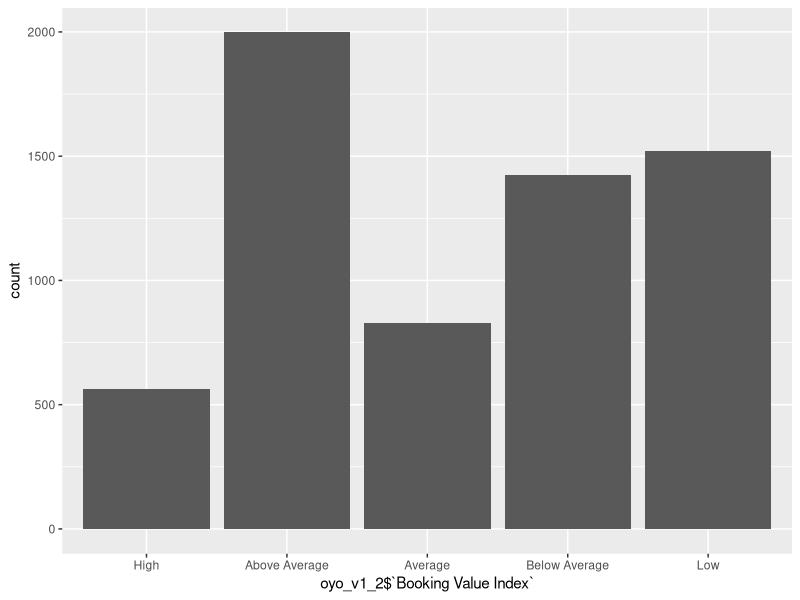

Reproduce this figure in R.
## ---- chunk 1
require("readr")
require(tidyverse)

oyo_v1_2 <- read_csv("Repo/Oyo_v1.2.csv", 
    col_types = cols(`Booking Value Index` = col_factor(levels = c("High", 
        "Above Average", "Average", "Below Average", 
        "Low"))))
#View(Oyo_v1_2)


## ---- chunk 2
require("ggplot2")
# counts
ggplot(oyo_v1_2, aes(x=oyo_v1_2$`Booking Value Index`)) +
  geom_bar()


## ---- chunk 3
require(dplyr)

oyo_v1_2 <- tbl_df(oyo_v1_2)
# glimpse(oyo_v1_2)



o1 <- mutate(oyo_v1_2,
             Always_Win_Bid_CPC = oyo_v1_2$`Bid CPC` + oyo_v1_2$`Opportunity CPC`,
             Booking_Availability_in_the_month = 30 - oyo_v1_2$Bookings,
             Max_Possible_Impressions = oyo_v1_2$`Hotel Impr` + oyo_v1_2$`Max Potential`,
             Max_Booking_Potential = floor(oyo_v1_2$`Max Potential` * (oyo_v1_2$Bookings / oyo_v1_2$`Hotel Impr` ))
             )
# glimpse(o1)
## ---- chunk 4
#Creating a relevant data set
o1_test <- select(o1, PartnerRef, `Bid CPC`, `Opportunity CPC`, `Hotel Impr`, Clicks, `Avg. CPC`, `Top Pos Share`,`Impr Share`, `Max Potential`, Max_Booking_Potential, `Gross Rev`,`Booking Rate`, `Booking Value Index`, Booking_Availability_in_the_month  )
# glimpse(o1_test)

# Selecting rows without any missing values
o1_test <- o1_test[complete.cases(o1_test), ]

# Extract Partner Reference COlumn

# Copying Reference COlumn
o1_test_partnerRef <- o1_test$PartnerRef

# Selecting tbl minus Partner Column
o1_test <- select(o1_test, `Bid CPC`, `Opportunity CPC`, `Hotel Impr`, Clicks, `Avg. CPC`, `Top Pos Share`,`Impr Share`, `Max Potential`, Max_Booking_Potential,`Gross Rev`,`Booking Rate`, `Booking Value Index` , Booking_Availability_in_the_month )
# glimpse(o1_test)
## ---- chunk 5

require("caret")


#set seed for reproducability 
set.seed(42)

# Fit lm model using 10-fold CV: model
foomodel <- train(
  `Booking Rate` ~ ., o1_test,
  method = "lm",
  trControl = trainControl(
    method = "cv", number = 10,
    verboseIter = TRUE
  )
)

predicted_response_rate <- predict(foomodel, o1_test, type = "raw")
actual <-  o1_test$`Booking Rate`
rmse_in_sample <- sqrt(mean((actual-predicted_response_rate)^2))
rmse_in_sample

o1_test$Predicted_Response_Rate <- abs(predicted_response_rate)
## ---- chunk 6

# Reattaching the Partner Reference Column
o1_test$PartnerRef <-  o1_test_partnerRef
## ---- chunk 7

#glimpse(o1_test)
o1_test <- mutate(o1_test,
             Increased_Cost = (o1_test$`Max Potential`) * (o1_test$`Bid CPC`+ o1_test$`Opportunity CPC`),
             Possible_Bookings = pmin(o1_test$Max_Booking_Potential, o1_test$Booking_Availability_in_the_month),
             Increased_Revenue =  Possible_Bookings * o1_test$`Gross Rev`,
             Increased_Profit = Increased_Revenue - Increased_Cost
             )
# head(o1_test$`Gross Rev`)
# newData_view <- select(o1_test,Increased_Profit, Increased_Cost, Increased_Revenue)
# head(newData_view)
## ---- chunk 8

# ntile

o1_test %>% mutate(decile = ntile(desc(Increased_Profit), 10)) -> oyo_deciles 
head(oyo_deciles)

oyo_deciles %>% group_by(decile) %>% # Group by decile
  summarize(response_rate_percent = round((mean(Predicted_Response_Rate)*100),2), 
            Profit = sum(Increased_Profit), 
            Cost = sum(Increased_Cost),
            Return_On_Ad_Spend = round(Profit/Cost,2),
            count = n()) -> Uplift_table

Uplift_table

